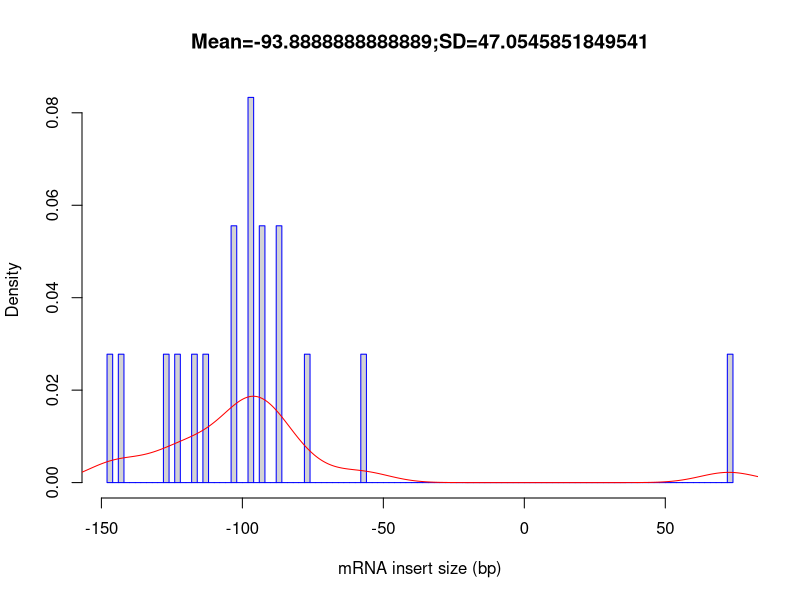

Write the R code that produced this figure.
out_file = 'Mmus_BAL-TAL_LRTN_GC_Rep3_G9'
pdf('Mmus_BAL-TAL_LRTN_GC_Rep3_G9.inner_distance_plot.pdf')
fragsize=rep(c(-147.5,-142.5,-137.5,-132.5,-127.5,-122.5,-117.5,-112.5,-107.5,-102.5,-97.5,-92.5,-87.5,-82.5,-77.5,-72.5,-67.5,-62.5,-57.5,-52.5,-47.5,-42.5,-37.5,-32.5,-27.5,-22.5,-17.5,-12.5,-7.5,-2.5,2.5,7.5,12.5,17.5,22.5,27.5,32.5,37.5,42.5,47.5,52.5,57.5,62.5,67.5,72.5,77.5,82.5,87.5,92.5,97.5,102.5,107.5,112.5,117.5,122.5,127.5,132.5,137.5,142.5,147.5,152.5,157.5,162.5,167.5,172.5,177.5,182.5,187.5,192.5,197.5,202.5,207.5,212.5,217.5,222.5,227.5,232.5,237.5,242.5,247.5,252.5,257.5,262.5,267.5,272.5,277.5,282.5,287.5,292.5,297.5,302.5,307.5,312.5,317.5,322.5,327.5,332.5,337.5,342.5,347.5),times=c(1,1,0,0,1,1,1,1,0,2,3,2,2,0,1,0,0,0,1,0,0,0,0,0,0,0,0,0,0,0,0,0,0,0,0,0,0,0,0,0,0,0,0,0,1,0,0,0,0,0,0,0,0,0,0,0,0,0,0,0,0,0,0,0,0,0,0,0,0,0,0,0,0,0,0,0,0,0,0,0,0,0,0,0,0,0,0,0,0,0,0,0,0,0,0,0,0,0,0,0))
frag_sd = sd(fragsize)
frag_mean = mean(fragsize)
frag_median = median(fragsize)
write(x=c("Name","Mean","Median","sd"), sep="	", file=stdout(),ncolumns=4)
write(c(out_file,frag_mean,frag_median,frag_sd),sep="	", file=stdout(),ncolumns=4)
hist(fragsize,probability=T,breaks=100,xlab="mRNA insert size (bp)",main=paste(c("Mean=",frag_mean,";","SD=",frag_sd),collapse=""),border="blue")
lines(density(fragsize,bw=10),col='red')
dev.off()
